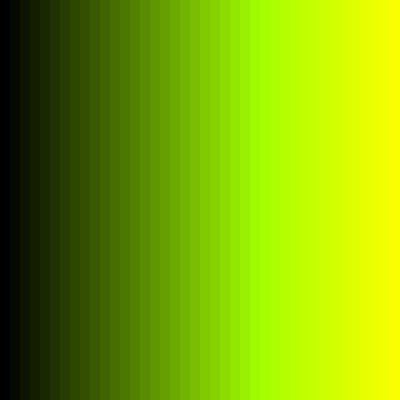
Frame 1 (no input)
Frame 60 (no input): identical to frame 1, image omitted
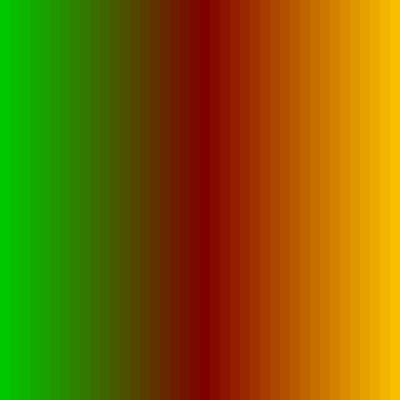
Frame 120 (the mouse pressed at the canvas centre since frame 60)

The p5.js sketch that drew these frames (run headless with seeded random() and noise() and a simulated clock; from frame 60 on, the mouse is pressed at the canvas centre):

// p5.js sketch
// ── sketch.js
function setup() {
  createCanvas(400, 400);
}

function draw() {
  background(200);
  var gap = 10;
  noStroke();
  for (var i=0; i<width+gap; i+=gap) {
    var distance = abs(mouseX - i);
    fill(i/width * 255, distance, 0);
    rect(i, 0, gap, height);
    //stroke(i/width * 255, 0, 0);
    //line(i, 0, mouseX, height);


  }
}
